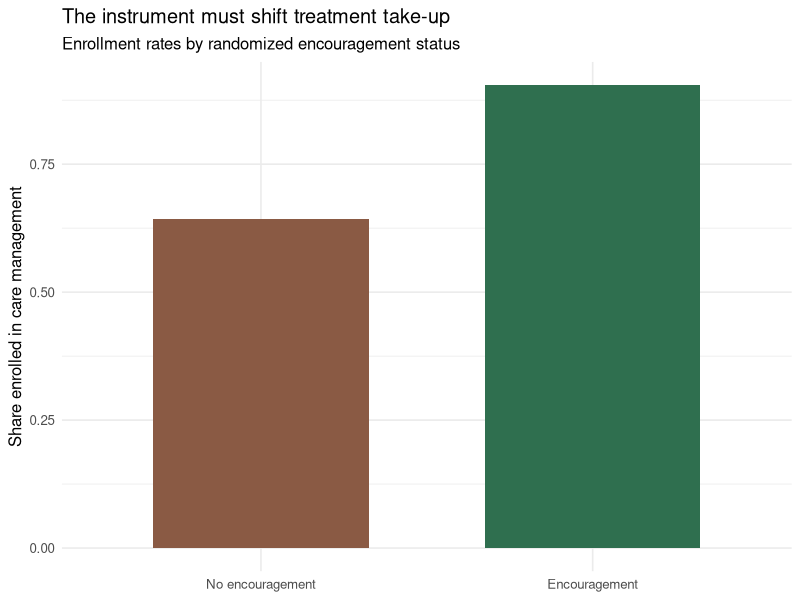

The R script that drew this image:
## ---- chunk 1
set.seed(2026)

n <- 7000

age <- pmax(round(rnorm(n, mean = 67, sd = 10)), 40)
chronic <- pmin(rpois(n, lambda = 2.4), 7)
encouragement <- rbinom(n, size = 1, prob = 0.5)
severity_latent <- rnorm(n)

treatment_index <- -1.1 +
  1.3 * encouragement +
  0.015 * age +
  0.25 * chronic +
  0.9 * severity_latent +
  rnorm(n, mean = 0, sd = 1)

program_enrollment <- as.integer(treatment_index > 0)

annual_cost <- 8500 -
  1800 * program_enrollment +
  60 * age +
  950 * chronic +
  1600 * severity_latent +
  rnorm(n, mean = 0, sd = 1800)

synthetic_iv <- data.frame(
  annual_cost,
  program_enrollment,
  encouragement,
  age,
  chronic,
  severity_latent
)

simulation_summary <- data.frame(
  sample_size = nrow(synthetic_iv),
  treatment_rate = mean(synthetic_iv$program_enrollment),
  encouragement_rate = mean(synthetic_iv$encouragement),
  mean_cost = mean(synthetic_iv$annual_cost),
  mean_age = mean(synthetic_iv$age),
  mean_chronic = mean(synthetic_iv$chronic)
)

simulation_summary[, -1] <- round(simulation_summary[, -1], 3)

knitr::kable(
  simulation_summary,
  caption = "Summary of the synthetic instrumental-variables dataset"
)
## ---- chunk 2
ols_fit <- lm(
  annual_cost ~ program_enrollment + age + chronic,
  data = synthetic_iv
)

ols_table <- data.frame(
  term = names(coef(ols_fit)),
  estimate = coef(ols_fit)
)

ols_table$estimate <- round(ols_table$estimate, 3)

knitr::kable(
  ols_table,
  caption = "Naive OLS estimates when treatment is endogenous"
)
## ---- chunk 3
iv_fit <- AER::ivreg(
  annual_cost ~ program_enrollment + age + chronic |
    encouragement + age + chronic,
  data = synthetic_iv
)

truth_table <- data.frame(
  model = c("Naive OLS", "Two-stage least squares"),
  estimated_treatment_effect = c(
    coef(ols_fit)["program_enrollment"],
    coef(iv_fit)["program_enrollment"]
  ),
  true_treatment_effect = -1800
)

truth_table$bias <- truth_table$estimated_treatment_effect - truth_table$true_treatment_effect
truth_table[, c("estimated_treatment_effect", "true_treatment_effect", "bias")] <-
  round(truth_table[, c("estimated_treatment_effect", "true_treatment_effect", "bias")], 3)

knitr::kable(
  truth_table,
  caption = "Naive and IV treatment-effect estimates compared with the known truth"
)
## ---- chunk 4
first_stage <- lm(
  program_enrollment ~ encouragement + age + chronic,
  data = synthetic_iv
)

first_stage_table <- data.frame(
  quantity = c(
    "First-stage coefficient on encouragement",
    "First-stage F statistic"
  ),
  value = c(
    coef(first_stage)["encouragement"],
    summary(first_stage)$fstatistic[1]
  )
)

first_stage_table$value <- round(first_stage_table$value, 3)

knitr::kable(
  first_stage_table,
  caption = "First-stage diagnostics in the synthetic IV design"
)
## ---- chunk 5
first_stage_plot <- aggregate(
  program_enrollment ~ encouragement,
  data = synthetic_iv,
  mean
)

first_stage_plot$encouragement <- factor(
  first_stage_plot$encouragement,
  levels = c(0, 1),
  labels = c("No encouragement", "Encouragement")
)

ggplot2::ggplot(
  first_stage_plot,
  ggplot2::aes(x = encouragement, y = program_enrollment, fill = encouragement)
) +
  ggplot2::geom_col(width = 0.65) +
  ggplot2::scale_fill_manual(values = c("No encouragement" = "#8a5a44", "Encouragement" = "#2f6f4f")) +
  ggplot2::labs(
    title = "The instrument must shift treatment take-up",
    subtitle = "Enrollment rates by randomized encouragement status",
    x = NULL,
    y = "Share enrolled in care management",
    fill = NULL
  ) +
  ggplot2::theme_minimal(base_size = 12) +
  ggplot2::theme(legend.position = "none")
## ---- chunk 6
synthetic_iv$risk_group <- cut(
  synthetic_iv$chronic,
  breaks = c(-Inf, 1, 3, 5, Inf),
  labels = c("0-1", "2-3", "4-5", "6+")
)

risk_first_stage <- aggregate(
  program_enrollment ~ risk_group + encouragement,
  data = synthetic_iv,
  mean
)

risk_first_stage$encouragement <- ifelse(
  risk_first_stage$encouragement == 1,
  "Encouragement",
  "No encouragement"
)

risk_first_stage$program_enrollment <- round(risk_first_stage$program_enrollment, 3)

knitr::kable(
  risk_first_stage,
  caption = "Treatment take-up by chronic-condition group and instrument status"
)
